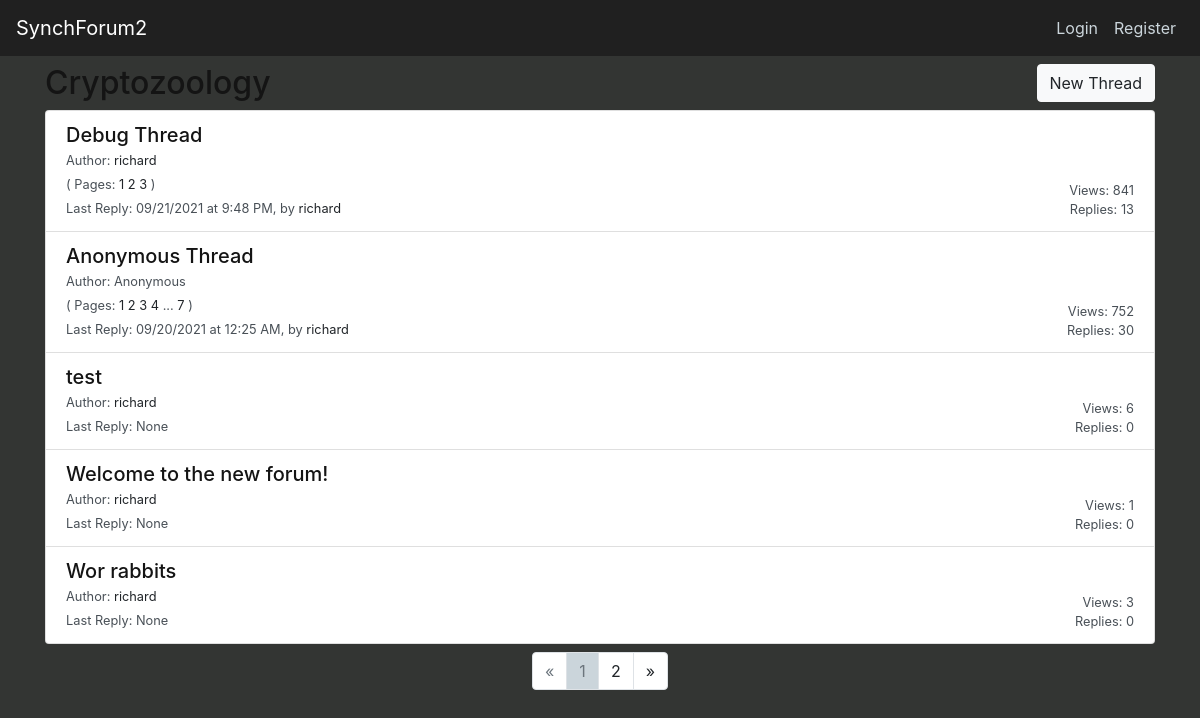
/cryptozoology/, run on the app's committed database.
### forum/models.py (models this page shows, shortened)
class Subforum(models.Model):
    titleURL = models.CharField(unique=True, max_length=256)
    title = models.CharField(max_length=256)
    description = models.CharField(default="Default Description", max_length=256)
    image = models.ImageField(default='subforum_icon/default.png', upload_to=subforumIconImagePath, storage=SubforumIconOverwriteStorage)

class Thread(models.Model):
    subforum = models.ForeignKey(Subforum, on_delete=models.SET_NULL, null=True)
    author = models.ForeignKey(User, on_delete=models.SET_NULL, null=True)
    title = models.CharField(max_length=256)
    viewCount = models.IntegerField(default=0)
    isLocked = models.BooleanField(default=False)
    date_posted = models.DateTimeField(default=timezone.now)
    last_post_date = models.DateTimeField(default=timezone.now)
    def replyCount(self):
        return len(Post.objects.filter(subforum=self.subforum, thread=self)) - 1
    def lastDatePosted(self):
        return Post.objects.filter(subforum=self.subforum, thread=self).last().date_posted

class Post(models.Model):
    subforum = models.ForeignKey(Subforum, on_delete=models.SET_NULL, null=True)
    thread = models.ForeignKey(Thread, on_delete=models.SET_NULL, null=True)
    author = models.ForeignKey(User, on_delete=models.SET_NULL, null=True)
    content = models.TextField()
    date_posted = models.DateTimeField(default=timezone.now)

### forum/views.py (the view)
# urls.py: path('<str:subforum_url>/', forum_views.threadListView, name='thread-list'),
def threadListView(request, subforum_url):
    subforumData = forum_models.Subforum.objects.filter(titleURL=subforum_url).first()
    if subforumData == None:
        return render(request, 'forum/message.html', {'displayMessage': 'Subforum not found!'})
    if subforum_url == 'locked-threads' and (not request.user.is_authenticated or request.user.profile.userLevel == 1):
        return redirect(reverse('subforum-list'))
    else:
        threadDataList = forum_models.Thread.objects.filter(subforum=subforumData).order_by('-last_post_date')
        paginator = Paginator(threadDataList, settings.SUBFORUM_THREAD_LENGTH)
        page_number = request.GET.get('page')
        page_obj = paginator.get_page(page_number)
        request.session['previousURL'] = request.get_host() + request.get_full_path()
        request.session['previousSubforumURL'] = request.get_host() + request.get_full_path()
        request.session['targetSubforumPage'] = str(page_number)
        return render(request, 'forum/thread_list.html', {'subforumData': subforumData, 'threadDataList': page_obj, 'title': subforumData.title})

### forum/templatetags/custom_filters.py (called while the page is built)
@register.filter
def divide(value1, value2):
    value1 = int(value1)
    value2 = int(value2)
    if value2 == 0:
        return 0
    return int(value1 / value2)

@register.filter
def getLastAuthor(value):
    return value[len(value)-1].author

@register.filter
def makePageNumList(value):
    numList = ''
    for i in range(int(value)):
        if i == 4 and int(value) > 4:
            numList = numList + '.' + str(value - 1)
            break
        else:
            numList = numList + str(i)
    return numList

### forum/templates/forum/thread_list.html (shortened to what this page needs)
{% extends "forum/base.html" %}
{% load custom_filters %}
{% block content %}
	<div class="mb-2" align="center">
		<div>
			<div style="float: left;">
				<h2>{{ subforumData.title }}</h2>
			</div>
			<div class="mb-2" align="right">
				{% if subforumData.titleURL != "locked-threads" %}
					<a class="btn btn-light" href="{% url 'thread-create' subforumData.titleURL %}">New Thread</a>
				{% endif %}
			</div>
		</div>
		<div class="list-group col-md-12 mb-2" style="padding-right: 0px;">
			{% for threadData in threadDataList %}
				<a class="list-group-item list-group-item-action" href="{% url 'post-list' threadData.subforum.titleURL threadData.id %}">
					<div class="d-flex flex-row">
						<div style="d-flex d-column" align="left">
							{% if threadData.isLocked %}
								<h5 class="forum-title">{{ threadData.title }} (Locked)</h5>
							{% else %}
								<h5 class="forum-title">{{ threadData.title }}</h5>
							{% endif %}
							<div>
								{% if threadData.author == None %}
									<small>Author: Anonymous</small>
								{% else %}
									<small>
										<object>
											Author:
											<a href="{% url 'public-profile' threadData.author.username %}" style="color: #212529;">
												{{ threadData.author.username }}
											</a>
										</object>
									</small>
								{% endif %}
							</div>
							{% if threadData.replyCount|divide:"5"|add:"1" > 1 %}
								<div>
									<small>
										( Pages:
										{% for i in threadData.replyCount|divide:"5"|add:"1"|makePageNumList %}
											{% if i == '.' %}
												...
											{% else %}
												<object>
													<a href="{% url 'post-list' threadData.subforum.titleURL threadData.id %}?page={{i|add:"1"}}" style="color: #212529;">{{ i|add:"1" }}</a>
												</object>
											{% endif %}
										{% endfor %}
										 )
									</small>
								</div>
							{% endif %}
							<div>
								{% if threadData.replyCount > 0 %}
									<small>
										Last Reply: {{ threadData.lastDatePosted|dateString:'Live Date' }}
										at {{ threadData.lastDatePosted|dateString:'Time' }},
										{% if threadData.post_set.all|getLastAuthor == None %}
											by Anonymous
										{% else %}
											by
											<object>
												<a href="{% url 'public-profile' threadData.post_set.all|getLastAuthor %}" style="color: #212529;">
													{{ threadData.post_set.all|getLastAuthor }}
												</a>
											</object>
										{% endif %}
									</small>
								{% else %}
									<small>Last Reply: None</small>
								{% endif %}
							</div>
						</div>
						<div class="d-flex d-column ml-auto align-self-end" style="display: flex; flex-direction: column;" align="right">
							<small style="white-space: nowrap;">
								Views: {{ threadData.viewCount }}<br>
								Replies: {{ threadData.replyCount }}
							</small>
						</div>
					</div>
				</a>
			{% endfor %}
		</div>
		{% if threadDataList.has_other_pages %}
			<ul class="pagination justify-content-center">
				{% if threadDataList.has_previous %}
					<li class="page-item"><a class="page-link pagination-link" href="?page={{ threadDataList.previous_page_number }}">«</a></li>
				{% else %}
					<li class="page-item disabled"><span class="page-link ">«</span></li>
				{% endif %}
				{% for i in threadDataList.paginator.page_range %}
					{% if threadDataList.number == i %}
						<li class="page-item disabled"><span class="page-link" style="background-color:#cbd5db;">{{ i }}</span></li>
					{% elif i > threadDataList.number|add:'-3' and i < threadDataList.number|add:'3' %}
						<li class="page-item"><a class="page-link pagination-link" href="?page={{ i }}">{{ i }}</a></li>
					{% endif %}
				{% endfor %}
				{% if threadDataList.has_next %}
					<li class="page-item"><a class="page-link pagination-link" href="?page={{ threadDataList.next_page_number }}">»</a></li>
				{% else %}
					<li class="page-item disabled"><span class="page-link">»</span></li>
				{% endif %}
			</ul>
		{% endif %}
	</div>
{% endblock content %}

### forum/static/forum/main.css (style rules this page uses)
body { background: #333533; color: #141414; margin-top: 4rem; }
h1, h2, h3, h4, h5, h6 { color: #141414; }
ul { margin: 0; }
.forum-title { margin-bottom: 0px; }
.pagination-link { color: #212529; }

### data on the page
Subforum: title "Cryptozoology"
Thread: title "Debug Thread", author.username "richard", replyCount "1" "2" "3", lastDatePosted "09/21/2021", lastDatePosted "9:48 PM", post_set.all|getLastAuthor "richard", viewCount "841", replyCount "13"
Thread: title "Anonymous Thread", shows "Author: Anonymous", replyCount "1" "2" "3" "4" "7", lastDatePosted "09/20/2021", lastDatePosted "12:25 AM", post_set.all|getLastAuthor "richard", viewCount "752", replyCount "30"
Thread: title "test", author.username "richard", shows "Last Reply: None", viewCount "6", replyCount "0"
Thread: title "Welcome to the new forum!", author.username "richard", shows "Last Reply: None", viewCount "1", replyCount "0"
Thread: title "Wor rabbits", author.username "richard", shows "Last Reply: None", viewCount "3", replyCount "0"

### other printed values
{{ i }} "1"
{{ i }} "2"
